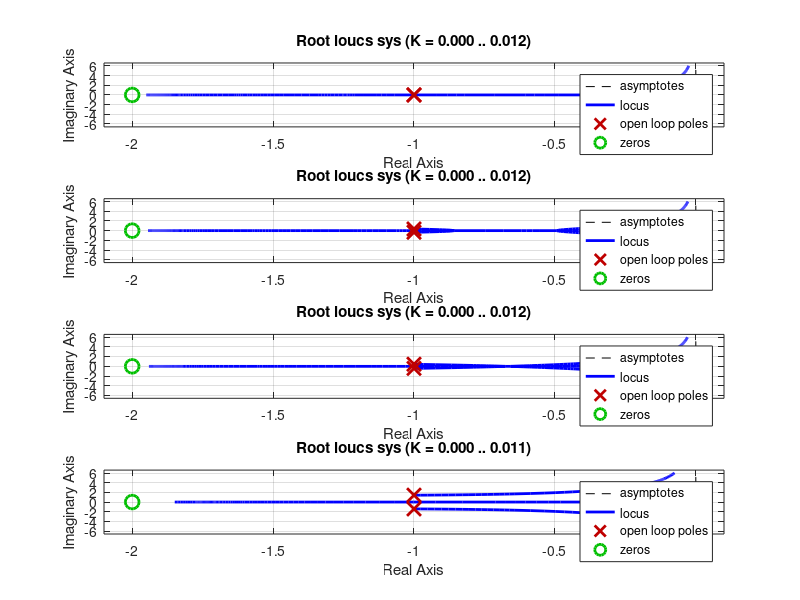

Recreate this plot in MATLAB.
clear all;
close all;
clc;

k=3000;
a = [1,1.12,1.185,3]
for j=1:4
    numerator=[k,2*k];
    denominator=[1,2,a(j),0];
    sys=tf(numerator,denominator);
    display(sys)
    subplot(4,1,j);
    rlocus(sys);
end
